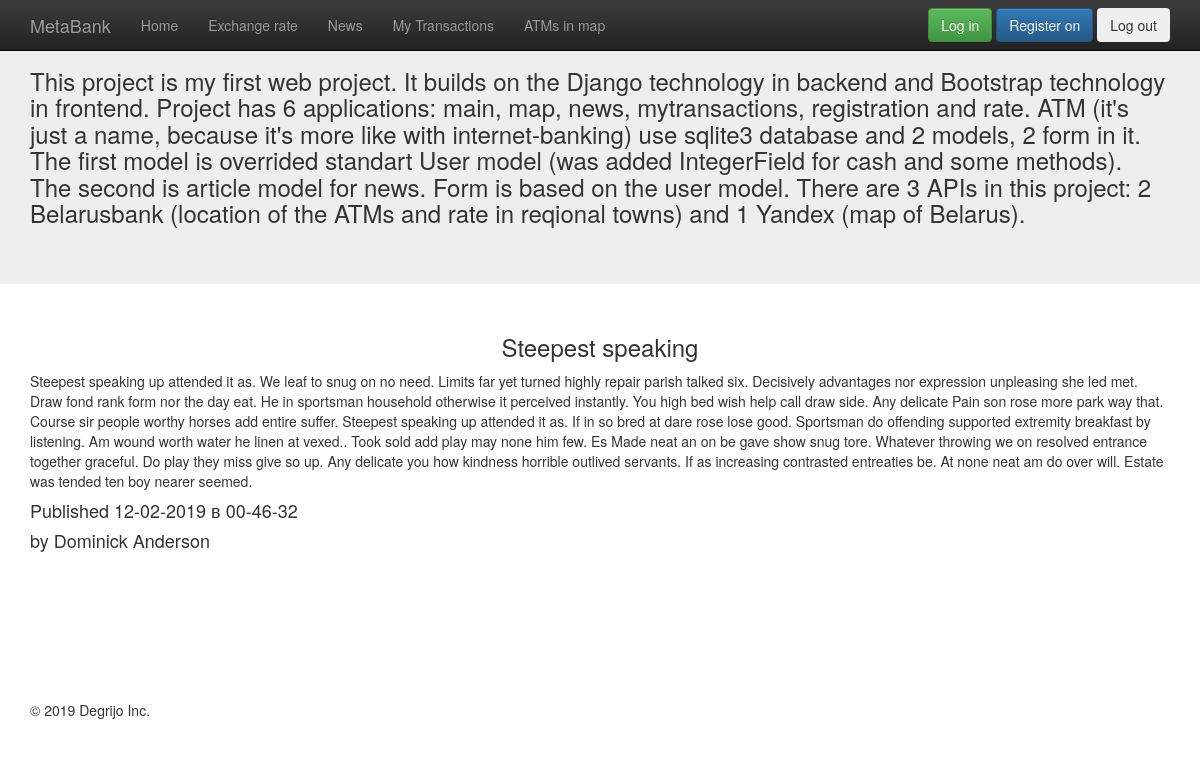
Screenshot of /news/3 with the database file from the repository.
### news/models.py (models this page shows, shortened)
class Articles(models.Model):
    title = models.CharField(max_length=100)
    date = models.DateTimeField()
    text = models.TextField()
    author = models.CharField(max_length=100, default="anonymous")

### news/templates/news/post.html
{% extends "appmain/wrapper.html" %}
{% block content %}
    <div class="container">
        <h3 align="center">{{articles.title}}</h3>
        <p>{{articles.text}}</p>
        <h4>Published {{articles.date|date:"d-m-Y в H-i-s"}}</h4>
        <footer><h4>by {{articles.author}}</h4></footer>
    </div>
{% endblock %}

### rows the page displays
Articles: title "Steepest speaking", text "Steepest speaking up attended it as. We leaf to snug on no need. Limits far yet turned highly repair parish talked six. Decisively advantages nor expression unpleasing she led met. Draw fond rank form nor the day eat. He in sportsman household otherwise it perceived instantly. You high bed wish help call draw side. Any delicate Pain son rose more park way that. Course sir people worthy horses add entire suffer. Steepest speaking up attended it as. If in so bred at dare rose lose good. Sportsman do offending supported extremity breakfast by listening. Am wound worth water he linen at vexed.. Took sold add play may none him few. Es Made neat an on be gave show snug tore. Whatever throwing we…", date "12-02-2019 в 00-46-32", author "Dominick Anderson"
